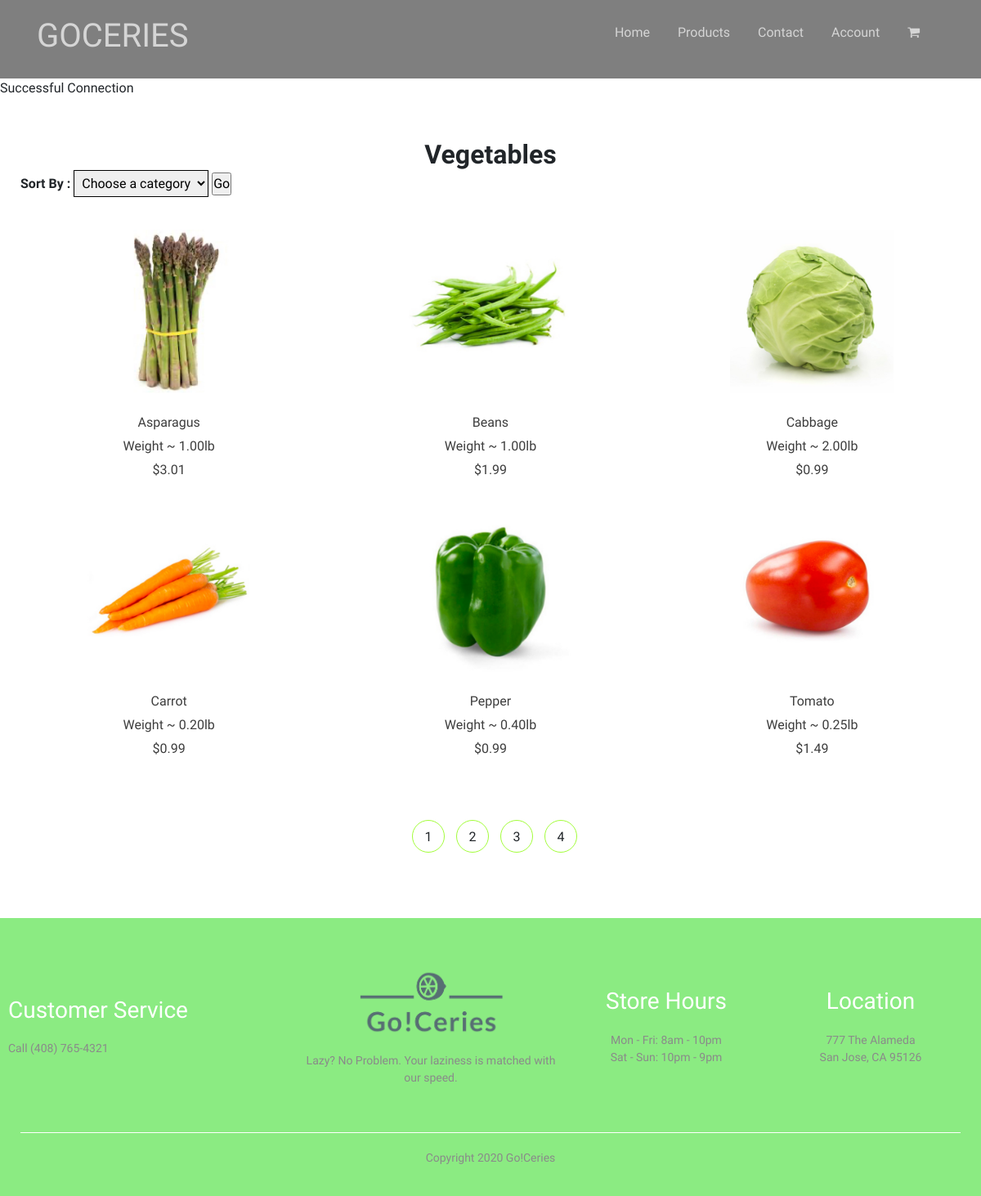
The page /category-vegetables.php on the database its author committed.
### tables this page shows
CREATE TABLE IF NOT EXISTS `products` (
  `product_ID` INT(3) NOT NULL,
  `product_name` VARCHAR(255) NOT NULL,
  `product_category` VARCHAR(45) NOT NULL,
  `product_price` DECIMAL(10,2) NOT NULL,
  `product_weight` DECIMAL(10,2) NOT NULL,
  `product_stock` INT(5) NOT NULL,
  `product_description` VARCHAR(2555) NOT NULL,
  `product_imagename` VARCHAR(255) NOT NULL);

### functions.php (called while the page is built, shortened)
<?php
include('database/DBController.php');
include('database/Product.php');
$db = new DBController();
$product = new Product($db);
$productsArray = $product->getAllProducts();
$vegetablesArray = $product->getProductsByCategory('vegetables');
?>

### database/Product.php (called while the page is built, shortened)
<?php
class Product{
    public $db = null;
    public function __construct(DBController $db){
        $this->db = $db;
    }
    public function getAllProducts($table = 'products'){
        $result = $this->db->con->query("SELECT product_id, product_name, product_price,
        product_weight, product_imagename, product_category, product_description FROM {$table}");
        $productsArray = array();
        while($row = $result->fetch_array()){
            $productsArray[] = $row;
        }
        shuffle($productsArray);
        return $productsArray;
    }
    public function getProductsByCategory($category){
        $result = $this->db->con->query("SELECT product_id, product_name, product_price,
        product_weight, product_imagename, product_category, product_description FROM products
        WHERE product_category = '{$category}'");
        $categoricalProductsArray = array();
        while($row = $result->fetch_array()){
            $categoricalProductsArray[] = $row;
        }
        return $categoricalProductsArray;
    }
}
?>

### category-vegetables.php (the view, shortened to what this page needs)
<!DOCTYPE html>
<html lang="en">
<head>
    <link rel="stylesheet" href="https://stackpath.bootstrapcdn.com/bootstrap/4.1.3/css/bootstrap.min.css">
    <link rel="stylesheet" href="css/style.css">
</head>
<body>
    <?php
        include('phpTemplates/header.php');
    ?>
      <?php
        include('functions.php');
    ?>
    <div class="categories all-products">
        <div class="small-container">
            <h2><b>Vegetables</b></h2>
        <form>
          <label for ="sort">Sort By :</label>
          <select name="list" id="list" accesskey="target">
            <option value='none' selected>Choose a category</option>
          </select>
          <input type=button value="Go" onclick="goToNewPage()" />
        </form>
            <div class = "row">
            <?php foreach ($vegetablesArray as $product){ ?>
                    <div class="col-3">
                        <a href= "<?php printf('%s?product_id=%s','productDetails.php', $product['product_id'])?>"><img src="images/<?php echo $product['product_imagename']?>"></a>
                        <br>
                        <p><?php echo $product['product_name'] ?></p>
                        <p><?php echo 'Weight ~ ' . $product['product_weight'] . 'lb' ?></p>
                        <p><?php echo '$'. $product['product_price'] ?></p>
                    </div>
                <?php }?>
            </div>
            <div class = "products-button">
                <span>1</span>
                <span>2</span>
                <span>3</span>
                <span>4</span>
            </div>
        </div>
    </div>
  <?php
      include('phpTemplates/footer.php');
  ?>

### css/style.css (style rules this page uses)
* { margin: 0 auto; padding: 0; box-sizing: border-box; }
body { font-family: 'Quicksand', sans-serif; font-weight: 400; }
.row { display:flex; align-items: center; flex-wrap: wrap; justify-content: space-around; }
.categories { margin: 70px 0; }
.col-3 { flex: 33%; min-width: 180px; margin-bottom: 30px; }
.small-container { max-width: 1280px; margin: auto; padding-left: 25px; padding-right: 25px; }
a { text-decoration: none; color: #006603; }
p { color: #3d3d3d; }
.categories { margin-top: 0px; }
.categories h2 { text-align: center; margin: 0; padding-top: 50px; }
.categories img { width: 200px; height: 200px; display:block; margin: auto; }
.all-products select { border: 1px solid; padding: 5px; margin-bottom: 40px; }
.all-products label { font-weight: 600; }
.all-products .col-3 { flex: 33%; max-width: 33%; }
.all-products img { display: block; margin: 0 auto; }
.all-products p { margin-bottom: 5px; text-align: center; }
.products-button { margin: 0 auto 80px; margin-top: 40px; text-align: center; }
.products-button span { display: inline-block; border: 1px solid rgb(162, 253, 57); border-radius: 50%; margin-left: 10px; width: 40px; height: 40px; text-align: center; line-height: 40px; cursor: pointer; transition: 0.5s; }

### rows shown on the page
products: product_imagename (picture), product_name "Asparagus", product_weight "1.00", product_price "3.01"
products: product_imagename (picture), product_name "Beans", product_weight "1.00", product_price "1.99"
products: product_imagename (picture), product_name "Cabbage", product_weight "2.00", product_price "0.99"
products: product_imagename (picture), product_name "Carrot", product_weight "0.20", product_price "0.99"
products: product_imagename (picture), product_name "Pepper", product_weight "0.40", product_price "0.99"
products: product_imagename (picture), product_name "Tomato", product_weight "0.25", product_price "1.49"
